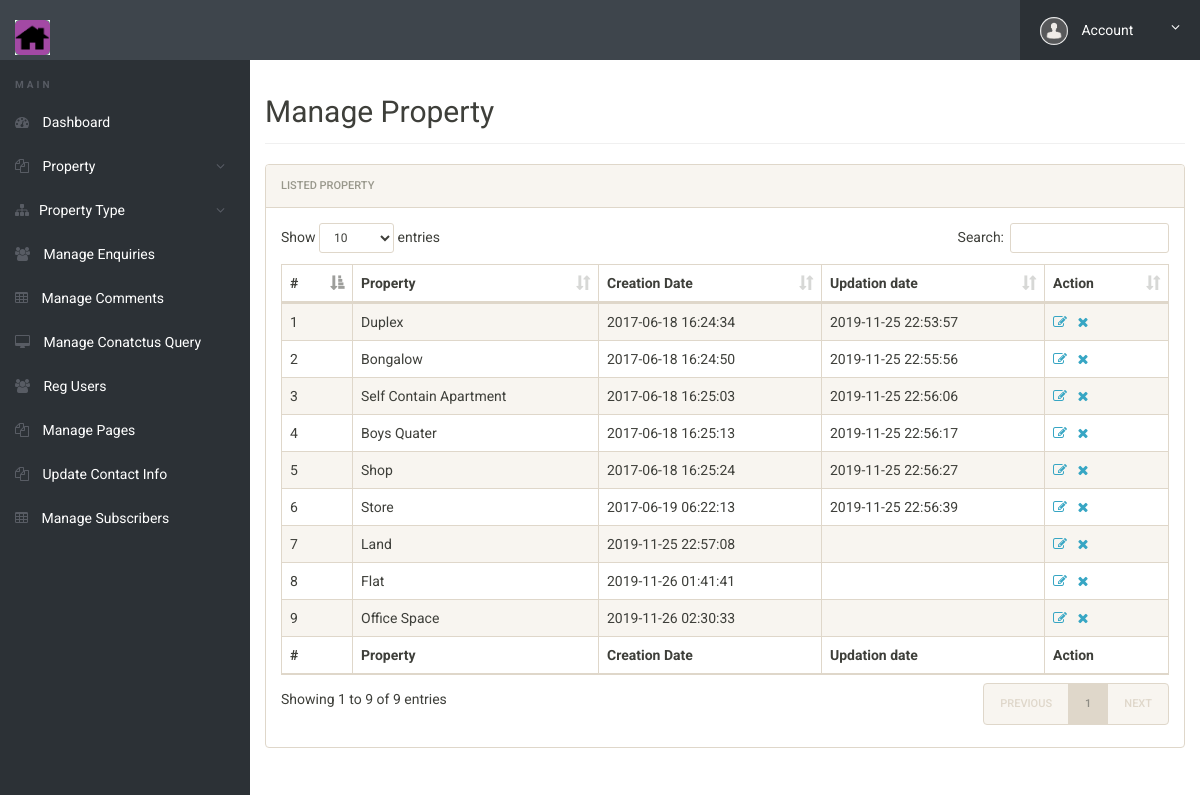
Screenshot of /control-panel/manage-brands.php (signed in) with the database file from the repository.
### tables this page shows
CREATE TABLE `tblbrands` (
  `id` int(11) NOT NULL,
  `BrandName` varchar(120) NOT NULL,
  `CreationDate` timestamp NULL DEFAULT current_timestamp(),
  `UpdationDate` timestamp NULL DEFAULT NULL ON UPDATE current_timestamp()
);

### control-panel/manage-brands.php (the view, shortened to what this page needs)
<?php
include('includes/config.php');
if(strlen($_SESSION['alogin'])==0)
	{
header('location:index');
}
else{
 ?>
<!doctype html>
<html lang="en" class="no-js">
<head>
	<link rel="stylesheet" href="css/font-awesome.min.css">
	<link rel="stylesheet" href="css/bootstrap.min.css">
	<link rel="stylesheet" href="css/dataTables.bootstrap.min.css">
	<link rel="stylesheet" href="css/bootstrap-social.css">
	<link rel="stylesheet" href="css/bootstrap-select.css">
	<link rel="stylesheet" href="css/fileinput.min.css">
	<link rel="stylesheet" href="css/awesome-bootstrap-checkbox.css">
	<link rel="stylesheet" href="css/style.css">
</head>
<body>
	<?php include('includes/header.php');?>
	<div class="ts-main-content">
		<?php include('includes/leftbar.php');?>
		<div class="content-wrapper">
			<div class="container-fluid">
				<div class="row">
					<div class="col-md-12">
						<h2 class="page-title">Manage Property</h2>
						<div class="panel panel-default">
							<div class="panel-heading">Listed  Property</div>
							<div class="panel-body">
								<table id="zctb" class="display table table-striped table-bordered table-hover" cellspacing="0" width="100%">
									<thead>
										<tr>
										<th>#</th>
												<th>Property</th>
											<th>Creation Date</th>
											<th>Updation date</th>
											<th>Action</th>
										</tr>
									</thead>
									<tfoot>
										<tr>
										<th>#</th>
											<th>Property</th>
											<th>Creation Date</th>
											<th>Updation date</th>
											<th>Action</th>
										</tr>
									</tfoot>
									<tbody>
									<?php $sql = "SELECT * from  tblbrands ";
$query = $dbh -> prepare($sql);
$query->execute();
$results=$query->fetchAll(PDO::FETCH_OBJ);
$cnt=1;
if($query->rowCount() > 0)
{
foreach($results as $result)
{				?>
										<tr>
											<td><?php echo htmlentities($cnt);?></td>
											<td><?php echo htmlentities($result->BrandName);?></td>
											<td><?php echo htmlentities($result->CreationDate);?></td>
											<td><?php echo htmlentities($result->UpdationDate);?></td>
<td><a href="edit-brand?id=<?php echo $result->id;?>"><i class="fa fa-edit"></i></a>&nbsp;&nbsp;
<a href="manage-brands?del=<?php echo $result->id;?>" onclick="return confirm('Do you want to delete');"><i class="fa fa-close"></i></a></td>
										</tr>
										<?php $cnt=$cnt+1; }} ?>
									</tbody>
								</table>
							</div>
						</div>
					</div>
				</div>
			</div>
		</div>
	</div>
</body>
</html>
<?php } ?>

### control-panel/css/style.css (style rules this page uses)
html { font-size: 14px; }
@media only screen and (min-width: 480px) { html { font-size: 17px; } }
@media only screen and (min-width: 768px) { html { font-size: 14px; } }
body { font-size: 1em; }
a { color: #37a6c4; }
.panel { overflow: hidden; }
.page-title { padding-bottom: 15px; margin-bottom: 20px; border-bottom: 1px solid #f0f0f0; }
.ts-main-content .content-wrapper { padding-top: 15px; margin-top: 60px; }
@media only screen and (min-width: 992px) { .ts-main-content .content-wrapper { margin-left: 250px; } }

### rows the page displays
tblbrands: BrandName "Duplex", CreationDate "2017-06-18 16:24:34", UpdationDate "2019-11-25 22:53:57"
tblbrands: BrandName "Bongalow", CreationDate "2017-06-18 16:24:50", UpdationDate "2019-11-25 22:55:56"
tblbrands: BrandName "Self Contain Apartment", CreationDate "2017-06-18 16:25:03", UpdationDate "2019-11-25 22:56:06"
tblbrands: BrandName "Boys Quater", CreationDate "2017-06-18 16:25:13", UpdationDate "2019-11-25 22:56:17"
tblbrands: BrandName "Shop", CreationDate "2017-06-18 16:25:24", UpdationDate "2019-11-25 22:56:27"
tblbrands: BrandName "Store", CreationDate "2017-06-19 06:22:13", UpdationDate "2019-11-25 22:56:39"
tblbrands: BrandName "Land", CreationDate "2019-11-25 22:57:08"
tblbrands: BrandName "Flat", CreationDate "2019-11-26 01:41:41"
tblbrands: BrandName "Office Space", CreationDate "2019-11-26 02:30:33"
